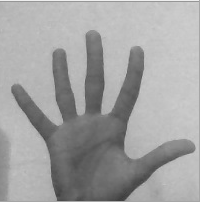
#> input picture les_6/hand.png, 200 x 202 px
$ python fingers.py
#> lines starting #> are read from the running program, lines starting #| are printed output that depends on the picture; after the words box and inside, x2 and y2 are one past the last pixel; in counts of white or black regions, pixels touching at a corner belong together
import math
import cv2 as cv
import numpy as np

img = cv.imread('hand.png')
#> img is the input picture: shape (202, 200, 3); min 59, max 237, mean 161.6
img = cv.resize(img, None, fx=2, fy=2)
#> img: shape (404, 400, 3)
gray = cv.cvtColor(img, cv.COLOR_BGR2GRAY)
_, threshold = cv.threshold(gray, 150, 255, cv.THRESH_BINARY_INV)
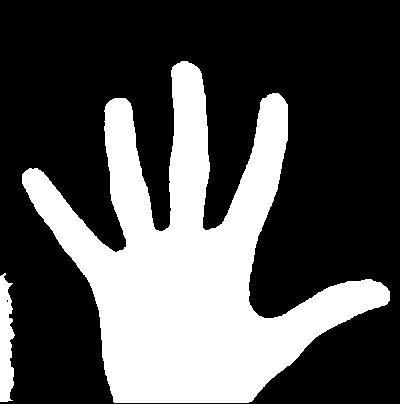
#> threshold: shape (404, 400); 32% white; 2 white regions, box (x1, y1, x2, y2) and area: (22, 61, 390, 403) 50327, (0, 273, 15, 402) 1430

kernel = np.ones((3,3), dtype=np.uint8)
threshold = cv.morphologyEx(threshold, cv.MORPH_OPEN, kernel, iterations=5)
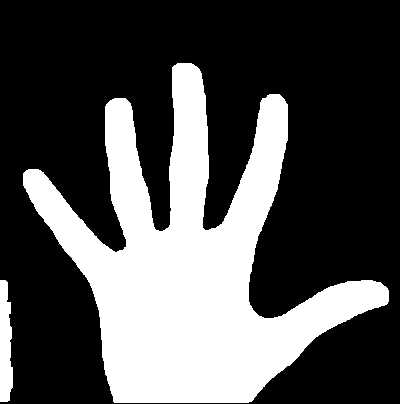
#> threshold: shape (404, 400); 31.9% white; 2 white regions
contours, hier = cv.findContours(threshold, cv.RETR_TREE, cv.CHAIN_APPROX_NONE)#контуров может быть несколько, но у нас 1 так как мы второй опенули
#> contours = 2 contours; box (x1, y1, x2, y2) and area: (23, 63, 389, 403) 49328, (0, 280, 13, 402) 1162
contours = contours[1]
#> contours = contour of 1805 points, box (x1, y1, x2, y2) (23, 63, 389, 403), area 49328
hull = cv.convexHull(contours)#не работает
#> hull = contour of 18 points, box (x1, y1, x2, y2) (23, 63, 389, 403), area 84256
hull_work = cv.convexHull(contours, returnPoints=False)
#> hull_work = 18 values, max 1791 at index 0, min 0 at index 17, mean 961.9
cv.drawContours(img, contours, -1, (255,0,0), 2)
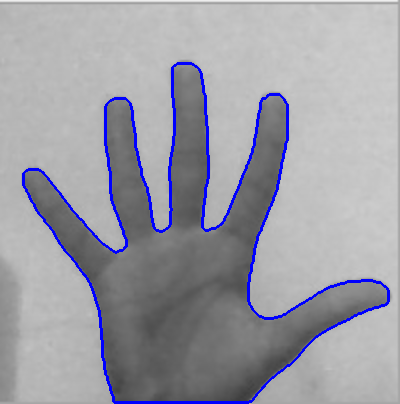
#> img: shape (404, 400, 3); mean B, G, R 165.4, 156.9, 156.9
cv.drawContours(img, hull, -1, (0,0,255), 2)
#> img: shape (404, 400, 3); 0.05% of pixels changed, all inside (x1, y1, x2, y2) = (22, 62, 390, 404)

defects = cv.convexityDefects(contours, hull_work)
#> defects = [[0, 324, 169, 35816], [324, 585, 475, 31466], [600, 817, 699, 6183], [952, 955, 953, 162], [955, 1096, 1026, 3804], [1097, 1099, 1098, 114], [1110, 1112, 1111, 114], [1112, 1452, 1252, 32996], [1452, 1457, 1454, 176], [1462, 1791, 1622, 39132]]

count=0
for i in range(len(defects)):
    s, e, f, _ = defects[i][0]
    start = contours[s][0]
    end = contours[e][0]
    far = contours[f][0]
    a = math.sqrt((end[0]-start[0])**2 +(end[1]-start[1])**2)
    b = math.sqrt((end[0] - far[0]) ** 2 + (end[1] - far[1]) ** 2)
    c = math.sqrt((far[0] - start[0]) ** 2 + (far[1] - start[1]) ** 2)
    angle = math.acos((b**2+c**2-a**2)/(2*b*c))*57#умножаем на 57 чтобы были градусы а не радианы
    if angle<=90:
        count+=1
        cv.circle(img, (far[0], far[1]), 5, (0,255,0), -1)
#> this loop made 10 passes
#> (s, e, f, start, end, far, a, b) on passes 1 to 10: (0, 324, 169, [177, 63], [110, 100], [164, 230], 76.54, 140.8), (324, 585, 475, [110, 100], [26, 170], [122, 250], 109.3, 125), (600, 817, 699, [23, 185], [113, 401], [90, 283], 234, 120.2), (952, 955, 953, [248, 402], [251, 401], [249, 401], 3.16, 2), (955, 1096, 1026, [251, 401], [386, 304], [316, 336], 166.2, 76.97), (1097, 1099, 1098, [387, 303], [388, 301], [387, 302], 2.24, 1.41), (1110, 1112, 1111, [388, 290], [387, 288], [387, 289], 2.24, 1), (1112, 1452, 1252, [387, 288], [287, 104], [249, 304], 209.4, 203.6), (1452, 1457, 1454, [287, 104], [284, 99], [285, 102], 5.83, 3.16), (1462, 1791, 1622, [279, 94], [191, 63], [205, 230], 93.3, 167.6)
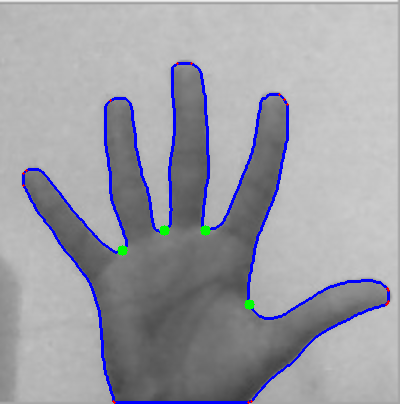
#> img: shape (404, 400, 3); mean B, G, R 164.9, 157.2, 156.8
#> after the loop, count = 4


cv.putText(img, 'There are' + str(count+1)+'fingers', (10,30), cv.FONT_HERSHEY_SIMPLEX, 1, (0,0,0))
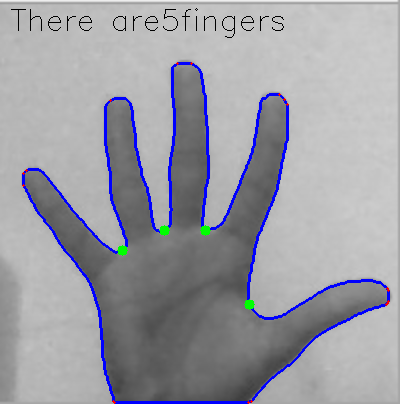
#> img: shape (404, 400, 3); 0.38% of pixels changed, all inside (x1, y1, x2, y2) = (11, 8, 284, 38)

cv.imshow('threshold', threshold)
cv.imshow('img', img)
cv.waitKey(3000)
cv.destroyAllWindows()
